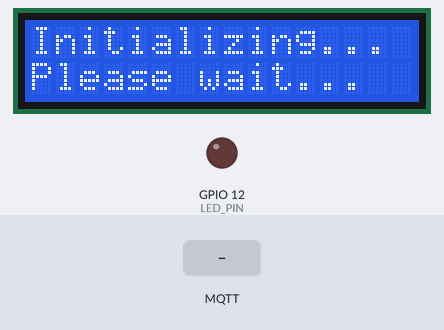
Recording of a sketch running on a simulated ESP32. Parts: 16×2 character LCD, output pins drawn as LEDs (lit = HIGH). The inputs (shaded band) are chosen by the test bench. WiFi joins after 1.5 s; servers stay silent unless stated; random numbers use the default seed unless the sketch sets one; no MQTT or app messages arrive unless stated; what the sketch prints to the serial monitor is not drawn.

Above: at 0.1 s.
At 2.8 s:
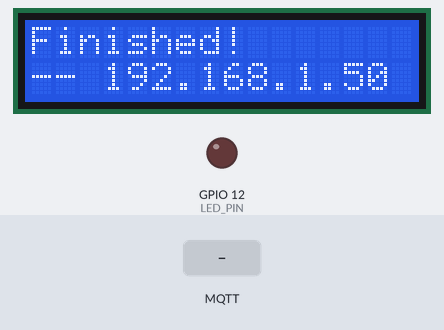
2.9 s: MQTT message "arduino" arrives on the first subscribed topic
Timing chart, 0 to 5.9 s (numbered marks = the images above; inputs shaded):
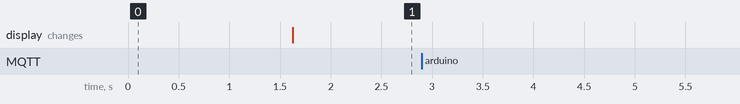

Measured:
- after the input at 2.9 s, every drawn part: stays the same

The sketch:

sketch.ino
```cpp
/*
  Based on:
    https://wokwi.com/projects/322524997423727188
    https://wokwi.com/projects/321525495180034642
*/

#include <PubSubClient.h>
#include <LiquidCrystal_I2C.h>
#include <Wire.h>
#include <WiFi.h>

// Define the LCD screen
LiquidCrystal_I2C LCD = LiquidCrystal_I2C(0x27, 16, 2);

// Define random ID
String ID_MQTT;
char *letters = "abcdefghijklmnopqrstuvwxyz0123456789";

// Define MQTT Topics
const char* TOPIC_TESTPUB="topicstest";
const char* TOPIC_TESTSUB="MC/MCHAT/TOPICGENERAL/";

// Update every 1 seconds
#define PUBLISH_DELAY 500
unsigned long publishUpdate;

// Wi-Fi settinges
const char *SSID = "Wokwi-GUEST";
const char *PASSWORD = "";

// Define MQTT Broker and PORT
//broker.hivemq.com can be another alternative for a public broker
//const char *BROKER_MQTT = "broker.emqx.io";
const char *BROKER_MQTT = "broker.hivemq.com";
int BROKER_PORT = 1883;

// Defined ports
const int LED_PIN = 12;

// Global variables
WiFiClient espClient;
PubSubClient MQTT(espClient);

// Declarations
void startWifi(void);
void initMQTT(void);
void callbackMQTT(char *topic, byte *payload, unsigned int length);
void reconnectMQTT(void);
void reconnectWiFi(void);
void checkWiFIAndMQTT(void);


// Starts the Wi-Fi
void startWifi(void) {
  reconnectWiFi();
}

// Starts everything from MQTT
void initMQTT(void) {
  MQTT.setServer(BROKER_MQTT, BROKER_PORT);
  MQTT.setCallback(callbackMQTT);
}

// Callback from Android
// --- Get the messages here
void callbackMQTT(char *topic, byte *payload, unsigned int length) {
  String msg;

  // Convert payload to string
  for (int i = 0; i < length; i++) {
    char c = (char)payload[i];
    msg += c;
  }

  msg = msg.c_str();
  Serial.printf("Topic: %s\n", topic);

  int firstUnderscore = msg.indexOf('_');
  int secondUnderscore = msg.indexOf('_', firstUnderscore + 1);
  int thirdUnderscore = msg.indexOf('_', secondUnderscore + 1);

  if (firstUnderscore == -1 || secondUnderscore == -1 || thirdUnderscore == -1) {
    Serial.println("Error: Message format incorrect.");
    return;
  }

  String sender = msg.substring(0, firstUnderscore);
  String receiver = msg.substring(firstUnderscore + 1, secondUnderscore);
  String content = msg.substring(secondUnderscore + 1, thirdUnderscore);
  String timestamp = msg.substring(thirdUnderscore + 1);

  // Debugging prints
  Serial.printf("Sender: %s\n", sender.c_str());
  Serial.printf("Receiver: %s\n", receiver.c_str());
  Serial.printf("Message: %s\n", content.c_str());
  Serial.printf("Timestamp: %s\n", timestamp.c_str());

  if(sender.equals("arduino")){
    printMessageOnScreen(receiver, content);
    blinkLed(2000);
  }
}


void printMessageOnScreen(String sender, String content){
    LCD.clear();
    LCD.setCursor(0, 0);
    LCD.print("From: " + sender);
    LCD.setCursor(0, 1);
    LCD.print(content);
}


void blinkLed(int duration){
  digitalWrite(LED_PIN, HIGH);
  delay(duration);
  digitalWrite(LED_PIN, LOW);
}

// Connects to the Broker with a specific random ID
void reconnectMQTT(void) {
  while (!MQTT.connected()) {
    ID_MQTT = "";
    Serial.print("* Starting connection with broker: ");
    Serial.println(BROKER_MQTT);

    int i = 0;
    for (i = 0; i < 10; i++) {
      ID_MQTT = ID_MQTT + letters[random(0, 36)];
    }

    if (MQTT.connect(ID_MQTT.c_str())) {
      Serial.print("* Connected to broker successfully with ID: ");
      Serial.println(ID_MQTT);
      MQTT.subscribe(TOPIC_TESTSUB);
    } else {
      Serial.println("* Failed to connected to broker. Trying again in 2 seconds.");
      delay(2000);
    }
  }
}

// Checks both Wi-Fi and MQTT state, and reconnects if something failed.
void checkWiFIAndMQTT(void) {
  if (!MQTT.connected())
    reconnectMQTT();
  reconnectWiFi();
}

void reconnectWiFi(void) {
  if (WiFi.status() == WL_CONNECTED)
    return;

  WiFi.begin(SSID, PASSWORD); // Conecta na rede WI-FI

  Serial.print("* Connecting to Wifi ");
  while (WiFi.status() != WL_CONNECTED) {
    delay(100);
    Serial.print(".");
  }

  Serial.println("");
  Serial.print("* Successfully connected to Wi-Fi, with local IP: ");
  Serial.println(WiFi.localIP());

  LCD.clear();
  LCD.setCursor(0, 0);
  LCD.print("Finished!");
  LCD.setCursor(0, 1);
  LCD.print("-- ");
  LCD.print(WiFi.localIP());
}

// ==========================================
void setup() {
  Serial.begin(115200);
  Serial.println("ST");

  LCD.init();
  LCD.backlight();
  LCD.setCursor(0, 0);
  LCD.print("Initializing...");
  LCD.setCursor(0, 1);
  LCD.print("Please wait...");
  pinMode(LED_PIN, OUTPUT);
  startWifi();
  initMQTT();

}

void loop() {
  // Loop every 1 second
  if ((millis() - publishUpdate) >= PUBLISH_DELAY) {
    publishUpdate = millis();
    // Check if Wi-Fi and MQTT are up.
    checkWiFIAndMQTT();

    //LCD.clear();
    //LCD.setCursor(0, 0);
    //LCD.print("Time: " + String(publishUpdate));

    //MQTT.publish(TOPIC_TESTPUB, String(publishUpdate).c_str());

    // MQTT Keep-alive loop
    MQTT.loop();
  }
}
```
